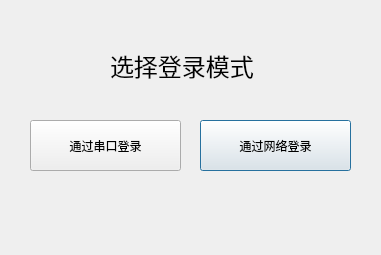
<?xml version="1.0" encoding="UTF-8"?>
<ui version="4.0">
 <class>LogDialog</class>
 <widget class="QDialog" name="LogDialog">
  <property name="geometry">
   <rect>
    <x>0</x>
    <y>0</y>
    <width>381</width>
    <height>255</height>
   </rect>
  </property>
  <property name="windowTitle">
   <string>Dialog</string>
  </property>
  <widget class="QPushButton" name="netbutton">
   <property name="geometry">
    <rect>
     <x>200</x>
     <y>120</y>
     <width>151</width>
     <height>51</height>
    </rect>
   </property>
   <property name="text">
    <string>通过网络登录</string>
   </property>
  </widget>
  <widget class="QPushButton" name="uartbutton">
   <property name="geometry">
    <rect>
     <x>30</x>
     <y>120</y>
     <width>151</width>
     <height>51</height>
    </rect>
   </property>
   <property name="text">
    <string>通过串口登录</string>
   </property>
  </widget>
  <widget class="QLabel" name="loglabel">
   <property name="geometry">
    <rect>
     <x>110</x>
     <y>40</y>
     <width>151</width>
     <height>51</height>
    </rect>
   </property>
   <property name="font">
    <font>
     <pointsize>18</pointsize>
     <weight>50</weight>
     <italic>false</italic>
     <bold>false</bold>
    </font>
   </property>
   <property name="text">
    <string>选择登录模式</string>
   </property>
  </widget>
 </widget>
 <resources/>
 <connections/>
</ui>
